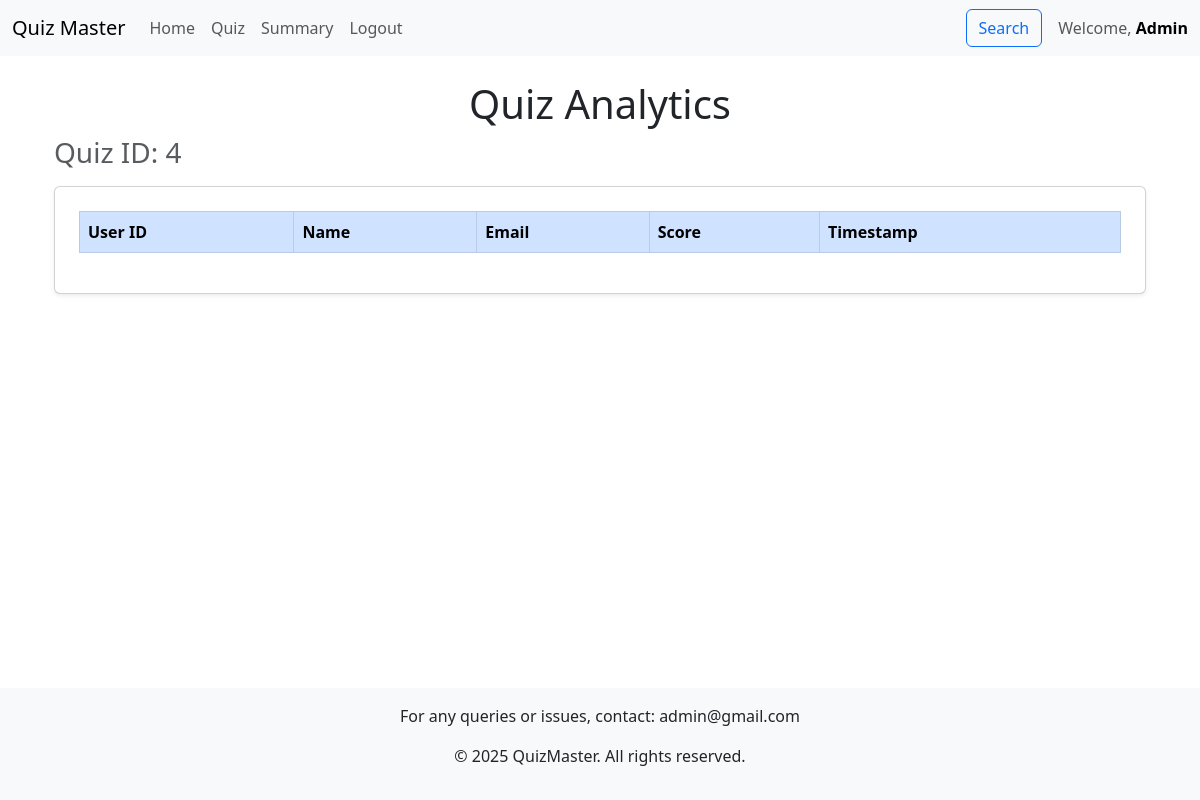
The app's page /quiz_analytics/4 (signed in), older data.
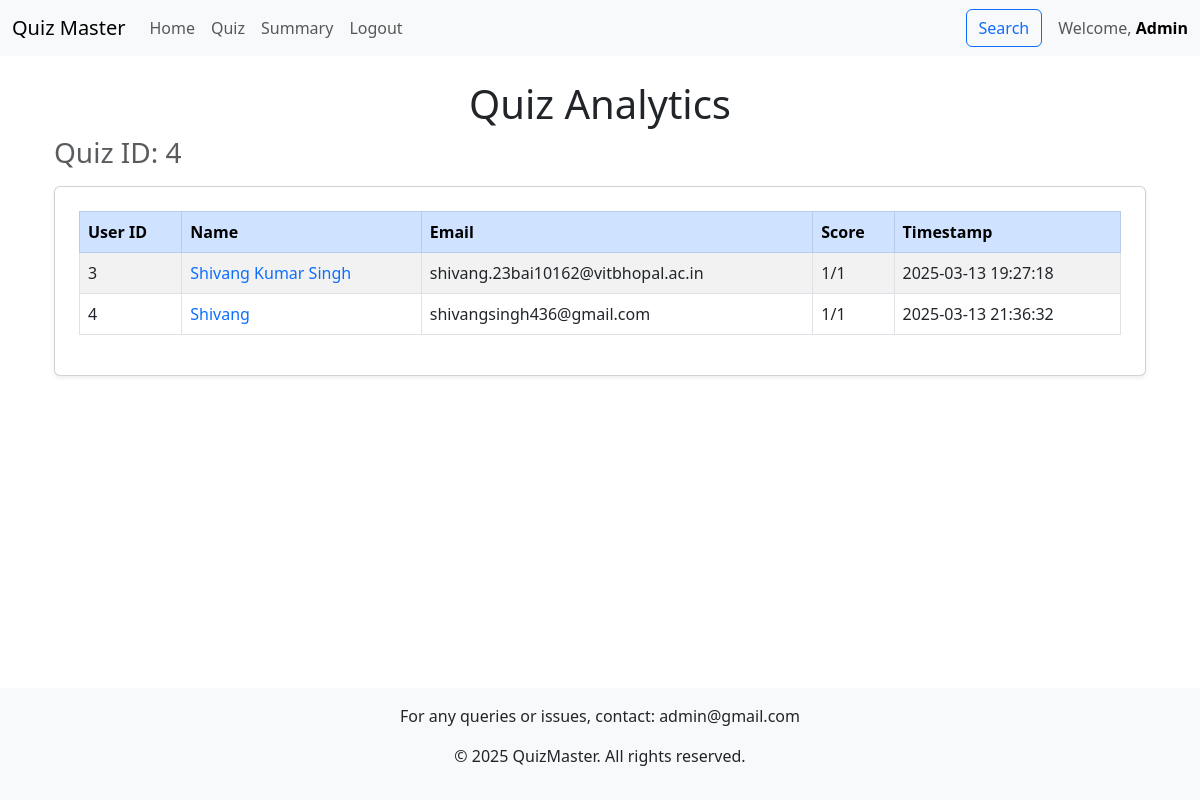
The same page, newer data.
### models.py (models this page shows)
class Score(db.Model):
    id = db.Column(db.Integer, primary_key=True)
    quiz_id = db.Column(db.Integer, db.ForeignKey('quiz.id'), nullable=False)
    user_id = db.Column(db.Integer, db.ForeignKey('user.id'), nullable=False)
    timestamp = db.Column(db.DateTime, nullable=False, default=datetime.utcnow)
    total_score = db.Column(db.Integer, nullable=False)
    __table_args__ = (db.UniqueConstraint('quiz_id', 'user_id', name='unique_user_quiz_attempt'),)

class User(db.Model):
    id = db.Column(db.Integer, primary_key=True)
    username = db.Column(db.String(120), unique=True, nullable=False)
    password_hash = db.Column(db.String(120), nullable=False)
    full_name = db.Column(db.String(100))
    qualification = db.Column(db.String(100))
    dob = db.Column(db.Date)
    role = db.Column(db.Enum("user", "admin", name="user_roles"), default="user",)
    created_at = db.Column(db.DateTime, default=datetime.now(timezone.utc))
    scores = db.relationship('Score', backref='user', lazy=True, cascade="all, delete-orphan")

### controllers/controllers_users.py (the view)
@app.route('/quiz_analytics/<int:quiz_id>')
@auth_required
def quiz_analytics(quiz_id):
    user = User.query.get(session["user_id"])
    if user.role != "admin":
        flash("You do not have permission to view this page.", "danger")
        return redirect(url_for('dashboard'))
    quiz_attempts = db.session.query(
        User.id,
        User.full_name,
        User.username,
        Score.total_score,
        Score.timestamp,
        Score.quiz_id
    ).join(Score, Score.user_id == User.id)\
     .filter(Score.quiz_id == quiz_id)\
     .all()
    quiz_questions_count = {
    quiz_id: db.session.query(Question).filter(Question.quiz_id == quiz_id).count()
}
    return render_template('quiz_analytics.html',
                           quiz_attempts=quiz_attempts,
                           quiz_id=quiz_id,
                           quiz_questions_count=quiz_questions_count,
                           user=user)

### controllers/controllers_login.py (called while the page is built)
@app.context_processor
def inject_admin_email():
    admin_user = User.query.filter_by(role="admin").first()
    return {"admin_email": admin_user.username}

### controllers/controllers_users.py (called while the page is built)
def auth_required(func):
    @wraps(func)
    def inner(*args, **kwargs):
        if "user_id" in session:
            return func(*args, **kwargs)
        else:
            flash("Please login to continue")
            return redirect(url_for("index"))
    return inner

### templates/quiz_analytics.html (shortened to what this page needs)
{% extends "base.html" %}
{% block content %}
<div class="container mt-4">
    <h1 class="text-center">Quiz Analytics</h1>
    <h3 class="text-muted">Quiz ID: {{ quiz_id }}</h3>
    <div class="card shadow-sm p-4 mt-3">
        <div class="table-responsive">
            <table class="table table-bordered table-striped">
                <thead class="table-primary">
                    <tr>
                        <th>User ID</th>
                        <th>Name</th>
                        <th>Email</th>
                        <th>Score</th>
                        <th>Timestamp</th>
                    </tr>
                </thead>
                <tbody>
                    {% for attempt in quiz_attempts %}
                    <tr>
                        <td>{{ attempt.id }}</td>
                        <td>
                            <a href="/dashboard/scores/{{ attempt.id }}" class="text-decoration-none">
                                {{ attempt.full_name }}
                            </a>
                        </td>
                        <td>{{ attempt.username }}</td>
                        <td>{{ attempt.total_score }}/{{ quiz_questions_count[attempt.quiz_id] }}</td>
                        <td>{{ attempt.timestamp.strftime('%Y-%m-%d %H:%M:%S') }}</td>
                    </tr>
                    {% endfor %}
                </tbody>
            </table>
        </div>
    </div>
</div>
{% endblock %}

Row changes from the older to the newer data that the page shows:
added Score: id "3", full_name "Shivang Kumar Singh", username "shivang.23bai10162@vitbhopal.ac.in", total_score "1", timestamp "2025-03-13 19:27:18"
added Score: id "4", full_name "Shivang", username "shivangsingh436@gmail.com", total_score "1", timestamp "2025-03-13 21:36:32"
